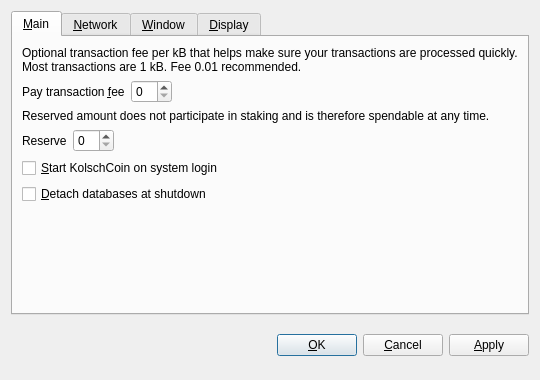
<?xml version="1.0" encoding="UTF-8"?>
<ui version="4.0">
 <class>OptionsDialog</class>
 <widget class="QDialog" name="OptionsDialog">
  <property name="geometry">
   <rect>
    <x>0</x>
    <y>0</y>
    <width>540</width>
    <height>380</height>
   </rect>
  </property>
  <property name="windowTitle">
   <string>Options</string>
  </property>
  <property name="modal">
   <bool>true</bool>
  </property>
  <layout class="QVBoxLayout" name="verticalLayout">
   <item>
    <widget class="QTabWidget" name="tabWidget">
     <property name="tabPosition">
      <enum>QTabWidget::North</enum>
     </property>
     <property name="currentIndex">
      <number>0</number>
     </property>
     <widget class="QWidget" name="tabMain">
      <attribute name="title">
       <string>&amp;Main</string>
      </attribute>
      <layout class="QVBoxLayout" name="verticalLayout_Main">
       <item>
        <widget class="QLabel" name="transactionFeeInfoLabel">
         <property name="text">
          <string>Optional transaction fee per kB that helps make sure your transactions are processed quickly. Most transactions are 1 kB. Fee 0.01 recommended.</string>
         </property>
         <property name="textFormat">
          <enum>Qt::PlainText</enum>
         </property>
         <property name="wordWrap">
          <bool>true</bool>
         </property>
        </widget>
       </item>
       <item>
        <layout class="QHBoxLayout" name="horizontalLayoutFee">
         <item>
          <widget class="QLabel" name="transactionFeeLabel">
           <property name="text">
            <string>Pay transaction &amp;fee</string>
           </property>
           <property name="textFormat">
            <enum>Qt::PlainText</enum>
           </property>
           <property name="buddy">
            <cstring>transactionFee</cstring>
           </property>
          </widget>
         </item>
         <item>
          <widget class="BitcoinAmountField" name="transactionFee"/>
         </item>
         <item>
          <spacer name="horizontalSpacerFee">
           <property name="orientation">
            <enum>Qt::Horizontal</enum>
           </property>
           <property name="sizeHint" stdset="0">
            <size>
             <width>40</width>
             <height>20</height>
            </size>
           </property>
          </spacer>
         </item>
        </layout>
       </item>
       <item>
        <widget class="QLabel" name="reserveBalanceInfoLabel">
         <property name="text">
          <string>Reserved amount does not participate in staking and is therefore spendable at any time.</string>
         </property>
         <property name="textFormat">
          <enum>Qt::PlainText</enum>
         </property>
         <property name="wordWrap">
          <bool>true</bool>
         </property>
        </widget>
       </item>
       <item>
        <layout class="QHBoxLayout" name="horizontalLayoutReserveBalance">
         <item>
          <widget class="QLabel" name="reserveBalanceLabel">
           <property name="text">
            <string>Reserve</string>
           </property>
           <property name="textFormat">
            <enum>Qt::PlainText</enum>
           </property>
           <property name="buddy">
            <cstring>reserveBalance</cstring>
           </property>
          </widget>
         </item>
         <item>
          <widget class="BitcoinAmountField" name="reserveBalance"/>
         </item>
         <item>
          <spacer name="horizontalSpacerReserveBalance">
           <property name="orientation">
            <enum>Qt::Horizontal</enum>
           </property>
           <property name="sizeHint" stdset="0">
            <size>
             <width>40</width>
             <height>20</height>
            </size>
           </property>
          </spacer>
         </item>
        </layout>
       </item>
       <item>
        <widget class="QCheckBox" name="bitcoinAtStartup">
         <property name="toolTip">
          <string>Automatically start KolschCoin after logging in to the system.</string>
         </property>
         <property name="text">
          <string>&amp;Start KolschCoin on system login</string>
         </property>
        </widget>
       </item>
       <item>
        <widget class="QCheckBox" name="detachDatabases">
         <property name="toolTip">
          <string>Detach block and address databases at shutdown. This means they can be moved to another data directory, but it slows down shutdown. The wallet is always detached.</string>
         </property>
         <property name="text">
          <string>&amp;Detach databases at shutdown</string>
         </property>
        </widget>
       </item>
       <item>
        <spacer name="verticalSpacer_Main">
         <property name="orientation">
          <enum>Qt::Vertical</enum>
         </property>
         <property name="sizeHint" stdset="0">
          <size>
           <width>20</width>
           <height>40</height>
          </size>
         </property>
        </spacer>
       </item>
      </layout>
     </widget>
     <widget class="QWidget" name="tabNetwork">
      <attribute name="title">
       <string>&amp;Network</string>
      </attribute>
      <layout class="QVBoxLayout" name="verticalLayout_Network">
       <item>
        <widget class="QCheckBox" name="mapPortUpnp">
         <property name="toolTip">
          <string>Automatically open the KolschCoin client port on the router. This only works when your router supports UPnP and it is enabled.</string>
         </property>
         <property name="text">
          <string>Map port using &amp;UPnP</string>
         </property>
        </widget>
       </item>
       <item>
        <widget class="QCheckBox" name="connectSocks">
         <property name="toolTip">
          <string>Connect to the KolschCoin network through a SOCKS proxy (e.g. when connecting through Tor).</string>
         </property>
         <property name="text">
          <string>&amp;Connect through SOCKS proxy:</string>
         </property>
        </widget>
       </item>
       <item>
        <layout class="QHBoxLayout" name="horizontalLayout_Network">
         <item>
          <widget class="QLabel" name="proxyIpLabel">
           <property name="text">
            <string>Proxy &amp;IP:</string>
           </property>
           <property name="textFormat">
            <enum>Qt::PlainText</enum>
           </property>
           <property name="buddy">
            <cstring>proxyIp</cstring>
           </property>
          </widget>
         </item>
         <item>
          <widget class="QValidatedLineEdit" name="proxyIp">
           <property name="maximumSize">
            <size>
             <width>140</width>
             <height>16777215</height>
            </size>
           </property>
           <property name="toolTip">
            <string>IP address of the proxy (e.g. 127.0.0.1)</string>
           </property>
          </widget>
         </item>
         <item>
          <widget class="QLabel" name="proxyPortLabel">
           <property name="text">
            <string>&amp;Port:</string>
           </property>
           <property name="textFormat">
            <enum>Qt::PlainText</enum>
           </property>
           <property name="buddy">
            <cstring>proxyPort</cstring>
           </property>
          </widget>
         </item>
         <item>
          <widget class="QLineEdit" name="proxyPort">
           <property name="maximumSize">
            <size>
             <width>55</width>
             <height>16777215</height>
            </size>
           </property>
           <property name="toolTip">
            <string>Port of the proxy (e.g. 9050)</string>
           </property>
          </widget>
         </item>
         <item>
          <widget class="QLabel" name="socksVersionLabel">
           <property name="text">
            <string>SOCKS &amp;Version:</string>
           </property>
           <property name="textFormat">
            <enum>Qt::PlainText</enum>
           </property>
           <property name="buddy">
            <cstring>socksVersion</cstring>
           </property>
          </widget>
         </item>
         <item>
          <widget class="QValueComboBox" name="socksVersion">
           <property name="toolTip">
            <string>SOCKS version of the proxy (e.g. 5)</string>
           </property>
          </widget>
         </item>
         <item>
          <spacer name="horizontalSpacer_Network">
           <property name="orientation">
            <enum>Qt::Horizontal</enum>
           </property>
           <property name="sizeHint" stdset="0">
            <size>
             <width>40</width>
             <height>20</height>
            </size>
           </property>
          </spacer>
         </item>
        </layout>
       </item>
       <item>
        <spacer name="verticalSpacer_Network">
         <property name="orientation">
          <enum>Qt::Vertical</enum>
         </property>
         <property name="sizeHint" stdset="0">
          <size>
           <width>20</width>
           <height>40</height>
          </size>
         </property>
        </spacer>
       </item>
      </layout>
     </widget>
     <widget class="QWidget" name="tabWindow">
      <attribute name="title">
       <string>&amp;Window</string>
      </attribute>
      <layout class="QVBoxLayout" name="verticalLayout_Window">
       <item>
        <widget class="QCheckBox" name="minimizeToTray">
         <property name="toolTip">
          <string>Show only a tray icon after minimizing the window.</string>
         </property>
         <property name="text">
          <string>&amp;Minimize to the tray instead of the taskbar</string>
         </property>
        </widget>
       </item>
       <item>
        <widget class="QCheckBox" name="minimizeOnClose">
         <property name="toolTip">
          <string>Minimize instead of exit the application when the window is closed. When this option is enabled, the application will be closed only after selecting Quit in the menu.</string>
         </property>
         <property name="text">
          <string>M&amp;inimize on close</string>
         </property>
        </widget>
       </item>
       <item>
        <spacer name="verticalSpacer_Window">
         <property name="orientation">
          <enum>Qt::Vertical</enum>
         </property>
         <property name="sizeHint" stdset="0">
          <size>
           <width>20</width>
           <height>40</height>
          </size>
         </property>
        </spacer>
       </item>
      </layout>
     </widget>
     <widget class="QWidget" name="tabDisplay">
      <attribute name="title">
       <string>&amp;Display</string>
      </attribute>
      <layout class="QVBoxLayout" name="verticalLayout_Display">
       <item>
        <layout class="QHBoxLayout" name="horizontalLayout_1_Display">
         <item>
          <widget class="QLabel" name="langLabel">
           <property name="text">
            <string>User Interface &amp;language:</string>
           </property>
           <property name="textFormat">
            <enum>Qt::PlainText</enum>
           </property>
           <property name="buddy">
            <cstring>lang</cstring>
           </property>
          </widget>
         </item>
         <item>
          <widget class="QValueComboBox" name="lang">
           <property name="toolTip">
            <string>The user interface language can be set here. This setting will take effect after restarting KolschCoin.</string>
           </property>
          </widget>
         </item>
        </layout>
       </item>
       <item>
        <layout class="QHBoxLayout" name="horizontalLayout_2_Display">
         <item>
          <widget class="QLabel" name="unitLabel">
           <property name="text">
            <string>&amp;Unit to show amounts in:</string>
           </property>
           <property name="textFormat">
            <enum>Qt::PlainText</enum>
           </property>
           <property name="buddy">
            <cstring>unit</cstring>
           </property>
          </widget>
         </item>
         <item>
          <widget class="QValueComboBox" name="unit">
           <property name="toolTip">
            <string>Choose the default subdivision unit to show in the interface and when sending coins.</string>
           </property>
          </widget>
         </item>
        </layout>
       </item>
       <item>
        <widget class="QCheckBox" name="displayAddresses">
         <property name="toolTip">
          <string>Whether to show KolschCoin addresses in the transaction list or not.</string>
         </property>
         <property name="text">
          <string>&amp;Display addresses in transaction list</string>
         </property>
        </widget>
       </item>
       <item>
        <widget class="QCheckBox" name="coinControlFeatures">
         <property name="toolTip">
          <string>Whether to show coin control features or not.</string>
         </property>
         <property name="text">
          <string>Display coin &amp;control features (experts only!)</string>
         </property>
        </widget>
       </item>
       <item>
        <spacer name="verticalSpacer_Display">
         <property name="orientation">
          <enum>Qt::Vertical</enum>
         </property>
         <property name="sizeHint" stdset="0">
          <size>
           <width>20</width>
           <height>40</height>
          </size>
         </property>
        </spacer>
       </item>
      </layout>
     </widget>
    </widget>
   </item>
   <item>
    <layout class="QHBoxLayout" name="horizontalLayout_Buttons">
     <item>
      <spacer name="horizontalSpacer_1">
       <property name="orientation">
        <enum>Qt::Horizontal</enum>
       </property>
       <property name="sizeHint" stdset="0">
        <size>
         <width>40</width>
         <height>48</height>
        </size>
       </property>
      </spacer>
     </item>
     <item>
      <widget class="QLabel" name="statusLabel">
       <property name="font">
        <font>
         <weight>75</weight>
         <bold>true</bold>
        </font>
       </property>
       <property name="text">
        <string/>
       </property>
       <property name="textFormat">
        <enum>Qt::PlainText</enum>
       </property>
       <property name="wordWrap">
        <bool>true</bool>
       </property>
      </widget>
     </item>
     <item>
      <spacer name="horizontalSpacer_2">
       <property name="orientation">
        <enum>Qt::Horizontal</enum>
       </property>
       <property name="sizeHint" stdset="0">
        <size>
         <width>40</width>
         <height>48</height>
        </size>
       </property>
      </spacer>
     </item>
     <item>
      <widget class="QPushButton" name="okButton">
       <property name="text">
        <string>&amp;OK</string>
       </property>
      </widget>
     </item>
     <item>
      <widget class="QPushButton" name="cancelButton">
       <property name="text">
        <string>&amp;Cancel</string>
       </property>
       <property name="autoDefault">
        <bool>false</bool>
       </property>
      </widget>
     </item>
     <item>
      <widget class="QPushButton" name="applyButton">
       <property name="text">
        <string>&amp;Apply</string>
       </property>
       <property name="autoDefault">
        <bool>false</bool>
       </property>
      </widget>
     </item>
    </layout>
   </item>
  </layout>
 </widget>
 <customwidgets>
  <customwidget>
   <class>BitcoinAmountField</class>
   <extends>QSpinBox</extends>
   <header>bitcoinamountfield.h</header>
  </customwidget>
  <customwidget>
   <class>QValueComboBox</class>
   <extends>QComboBox</extends>
   <header>qvaluecombobox.h</header>
  </customwidget>
  <customwidget>
   <class>QValidatedLineEdit</class>
   <extends>QLineEdit</extends>
   <header>qvalidatedlineedit.h</header>
  </customwidget>
 </customwidgets>
 <resources/>
 <connections/>
</ui>
